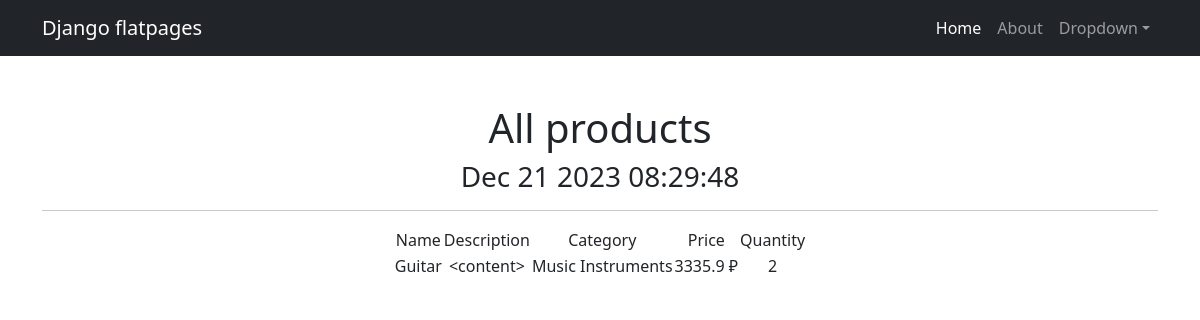
/products/custom/, run on the app's committed database.
### simpleapp/models.py (models this page shows, shortened)
class Product(models.Model):
    name = models.CharField(
        max_length=50,
        unique=True,  # названия товаров не должны повторяться
    )
    description = models.TextField(
    )
    quantity = models.IntegerField(
        validators=[MinValueValidator(0, 'Quantity should be >= 0')],  # количество не может быть меньше 0
    )
    category = models.ForeignKey(
        to='Category',
        on_delete=models.CASCADE,
        related_name='products',  # все продукты в категории будут доступны через поле products
    )
    price = models.FloatField(
        validators=[MinValueValidator(0.0)],
    )

class Category(models.Model):
    name = models.CharField(max_length=100, unique=True)

### simpleapp/views.py (the view)
# urls.py: path('custom/', Products.as_view()),
class Products(View):
    def get(self, request):
        products = Product.objects.order_by('-price')
        p = Paginator(products, 1)
        products = p.get_page(request.GET.get('page', 1))
        data = {
            'products': products,
        }
        return render(request, 'product_list.html', data)

### simpleapp/templatetags/custom_filters.py (called while the page is built)
@register.filter()
def currency(value, code='rub'):
    postfix = CURRENCIES_SYMBOLS[code]
    return f'{value} {postfix}'

### simpleapp/templatetags/custom_tags.py (called while the page is built)
@register.simple_tag()
def current_time(format_string='%b %d %Y'):
    return datetime.now().strftime(format_string)

### templates/product_list.html (shortened to what this page needs)
{% extends 'flatpages/default.html' %}
{% load custom_filters %}
{% load custom_tags %}
{% block content %}
   <h1>All products</h1>
   <h3>{% current_time '%b %d %Y %H:%M:%S' %}</h3>
   <hr>
   {% if products %}
       <table align="center">
           <tr>
               <td>Name</td>
               <td>Description</td>
               <td>Category</td>
               <td>Price</td>
               <td>Quantity</td>
           </tr>
           {% for product in products %}
           <tr>
               <td>{{ product.name }}</td>
               <td>{{ product.description|truncatechars:15 }}</td>
               <td>{{ product.category.name }}</td>
               <td>{{ product.price|currency }}</td>
               <td>{{ product.quantity }}</td>
           </tr>
           {% endfor %}
       </table>
   {% else %}
       <h2>There are no products!</h2>
   {% endif %}
{% endblock content %}

### data on the page
Product: name "Guitar", description "<content>", category.name "Music Instruments", price "3335.9 ₽", quantity "2"
